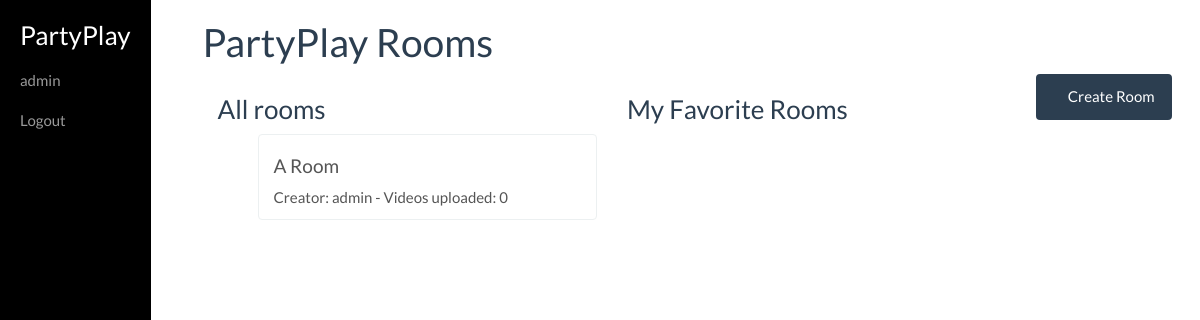
Page /partyplay/ (signed in) on the committed database.
### PartyPlay/models.py (models this page shows, shortened)
class Room(models.Model):
    name = models.CharField(max_length=200)
    url = models.CharField(max_length=200, default='', primary_key=True)
    public = models.BooleanField(default=True)
    creator = models.ForeignKey(User, on_delete=models.SET_NULL, null=True)
    current_video = models.ForeignKey('Video', null=True, blank=True,  on_delete=models.SET_NULL, related_name='currently_playing')
    next_time = models.DateTimeField(null=True, blank=True)
    favorite_users = models.ManyToManyField(User, blank=True, related_name='favorite_users')
    pass

### PartyPlay/views.py (the view)
class RoomModelListView(generic.ListView):
    model = Room
    context_object_name = 'room_list'
    template_name = 'partyplay/roommodel_list.html'
    def get_context_data(self, **kwargs):
        context = super(RoomModelListView, self).get_context_data(**kwargs)
        favorite_room_list = []
        for room in context['room_list'].all():
            if self.request.user in room.favorite_users.all():
                favorite_room_list.append(room)
        context['favorite_room_list'] = favorite_room_list
        return context

### PartyPlay/templates/partyplay/roommodel_list.html (shortened to what this page needs)
{% extends 'base_generic.html' %}
{% block content %}
<h1>PartyPlay Rooms</h1>
    <div class="col-sm-5">
        <h3>All rooms</h3>
        <div class="list-group">
          <ul>
            {% for room in room_list %}
                    <a href="{%  url 'room-detail-view' room.pk %}" class="list-group-item list-group-item-action"><h4>{{ room.name }}</h4> Creator: {{ room.creator.username }}   -  Videos uploaded: {{ room.video_set.count }}</a>
            {% endfor %}
          </ul>
        </div>
    </div>
    <div class="col-sm-5">
        <h3>My Favorite Rooms</h3>
        <div class="list-group">
        </div>
    </div>
    <div class="col-sm-2">
        <a href="{% url 'add-room' %}" class="btn btn-primary"><span class="glyphicon glyphicon-plus-sign"></span> Create Room</a>
    </div>
{% endblock %}

### PartyPlay/templates/base_generic.html (shortened to what this page needs)
<!DOCTYPE html>
<html lang="en">
<head>
    <link rel="stylesheet" href="https://maxcdn.bootstrapcdn.com/bootstrap/4.0.0-alpha/css/bootstrap.min.css">
    <link href="//netdna.bootstrapcdn.com/bootstrap/3.0.0/css/bootstrap-glyphicons.css" rel="stylesheet">
  {% load static %}
    <link rel="stylesheet" href="{% static 'css/styles.css' %}">
    <link rel="stylesheet" href="{% static 'css/bootstrap.css' %}">
    <link href="{% static 'css/sidebar.css'%}" rel="stylesheet">
</head>
<body>
<div class="container-fluid" id="wrapper">
    <div class="row">
      <div class="col-sm-2">
      {% block sidebar %}
        <div id="sidebar-wrapper" class="visible-md visible-lg visible-xl">
            <ul class="sidebar-nav">
                <li><a href="{% url 'rooms' %}"><h3 id="sidebar-title">PartyPlay</h3></a></li>
                {% if user.is_authenticated %}
                    <li><a href="{% url 'user-profile' %}">{{ user.get_username }}</a></li>
                    <li><a href="{% url 'logout'%}?next={{request.path}}">Logout</a></li>
                  {% else %}
                     <li><a href="{% url 'login'%}?next={{request.path}}">Login</a></li>
                {% endif %}
            </ul>
        </div>
     {% endblock %}
      </div>
      <div class="col-sm-10 ">
      {% block content %}{% endblock %}
      </div>
    </div>
</div>
</body>
</html>

### PartyPlay/static/css/styles.css (style rules this page uses)
body { padding-left: 0; margin-left: 0; border:0 }

### PartyPlay/static/css/sidebar.css (style rules this page uses)
#wrapper { padding-left:0; margin-right:0; margin-left: 0; }
#sidebar-wrapper { position: fixed; padding:0; height: 100%; background: #000; display:inline-block; }
.sidebar-nav { top: 0; margin: 0; margin-right: 20px; padding: 0; list-style: none; display: inline-block; }
.sidebar-nav li { text-indent: 20px; line-height: 40px; }
.sidebar-nav li a { display: block; text-decoration: none; color: #999999; }
#sidebar-title { color: #fff; }

### rows in the picture
Room: name "A Room", creator.username "admin", video_set.count "0"

### other values in the picture
{{ user.get_username }} "admin"
